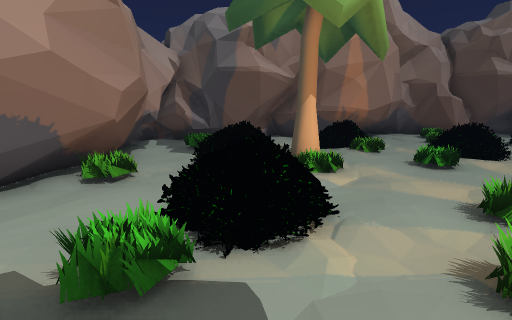
View 1 (above)

15 first-person views from a walk through a 3-D level made in the Unity game engine. The camera is 1.3 m above the floor, tilts 10° down and sees 80° across. The floor is counted in squares, 1 m on a side. Each view is taken from the middle of a square. On the plan, view 1 faces up. The plan holds only what a view shows up to about 14 squares ahead; the rest is blank. The place goes on beyond the plan.

View 2
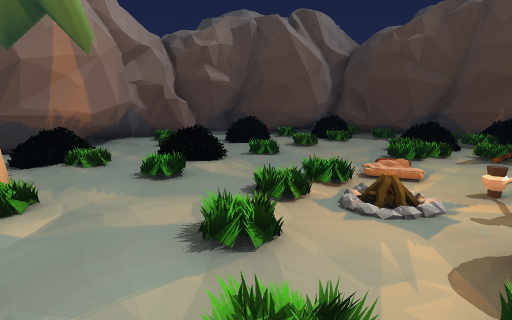

View 3
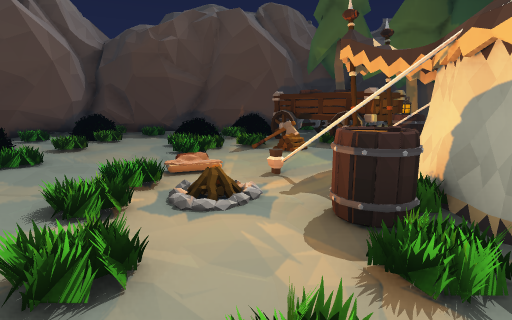

View 4
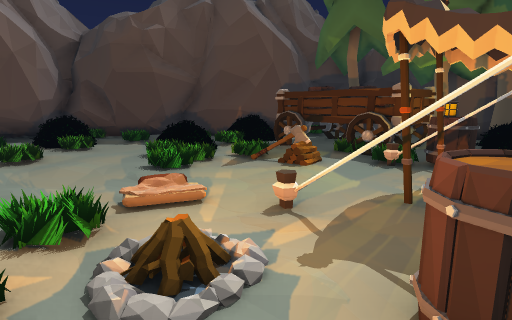

View 5
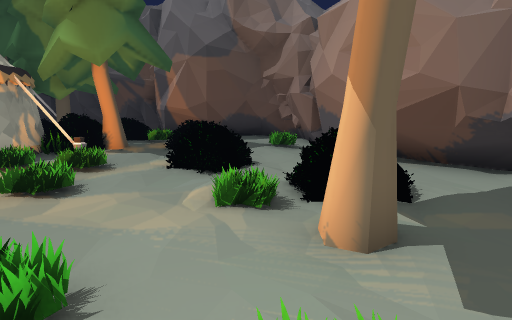

View 6
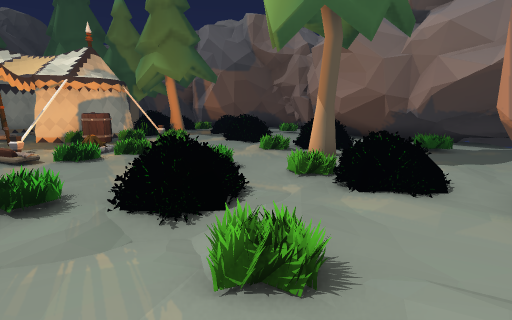

View 7
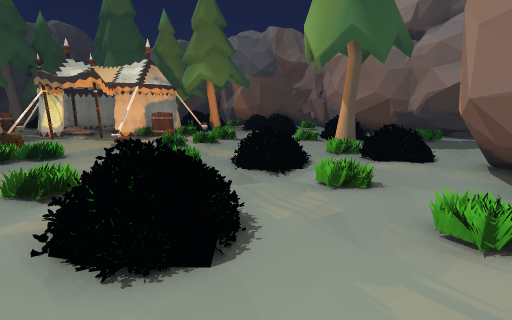

View 8
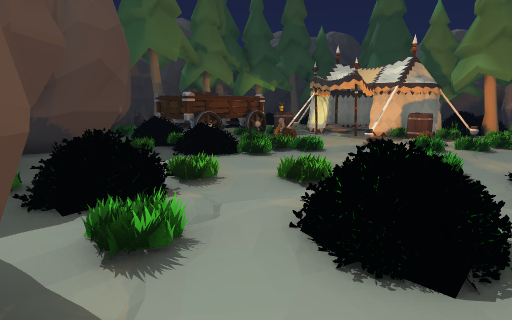

View 9
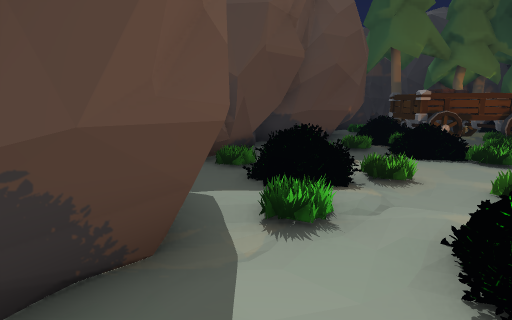

View 10
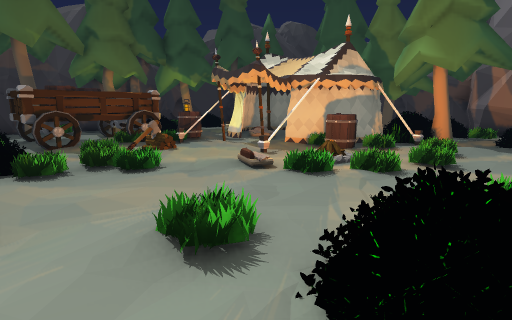

View 11
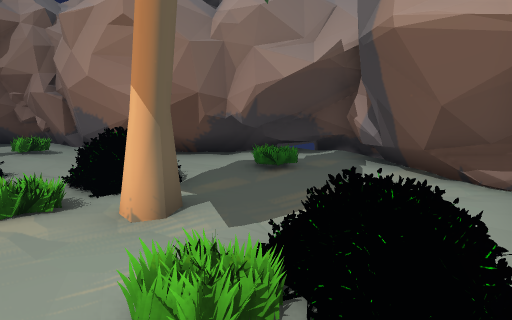

View 12
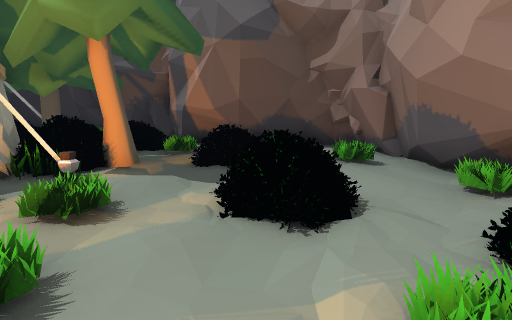

View 13
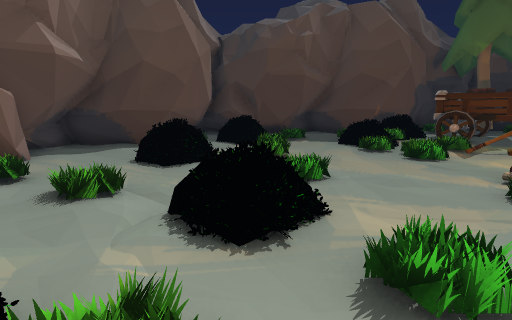

View 14
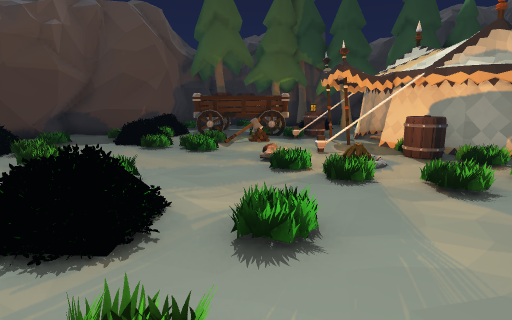

View 15
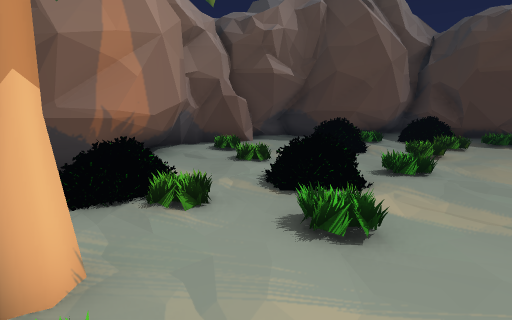

### Floor plan
Key: @ floor where view 1 was taken; # wall or solid block; x gap in a wall; . main floor; : floor 0.25 m higher than the main floor; / step, stairs or slope; = window, fence, low wall or low ledge; O other object.
Columns run from 6 left of view 1 to 17 right of it. Each row starts with its distance up from view 1.
 14        #    #######
 13      ########O....#
 12   ##########......##
 11   ##.....x.........####
 10   ##O...OO..O..OO.O.###
  9   ##.....O.//..OO..OOO#
  8   ##...O...OO/..O.OOO.#
  7    #.OOO..O//O......O.##
  6    #.OO...............##
  5   ##.............O::...#
  4  ##...O...O.O/.OO.OOO.##
  3  #O..OO..O.../......O #
  2 ##......O..../...O..OO#
  1 #...O:....OO#...O..#####
  0 ### O.@./.OO##....###
 -1  ### OOO#####....O##
 -2    ##OOO##   ###O###
 -3    ##OOO#     #OO #
 -4    #=O O#     #

Positions as (right, up) in squares from view 1, and headings:
1: (0, 0), facing up
2: (1, 1), facing up-right
3: (1, 2), facing right
4: (3, 2), facing right
5: (4, 9), facing down-left
6: (8, 12), facing down-left
7: (11, 13), facing down-left
8: (11, 13), facing down
9: (10, 13), facing down-right
10: (7, 10), facing down
11: (5, 9), facing left
12: (3, 6), facing down-left
13: (2, 8), facing right
14: (2, 9), facing down-right
15: (1, 5), facing up-right
